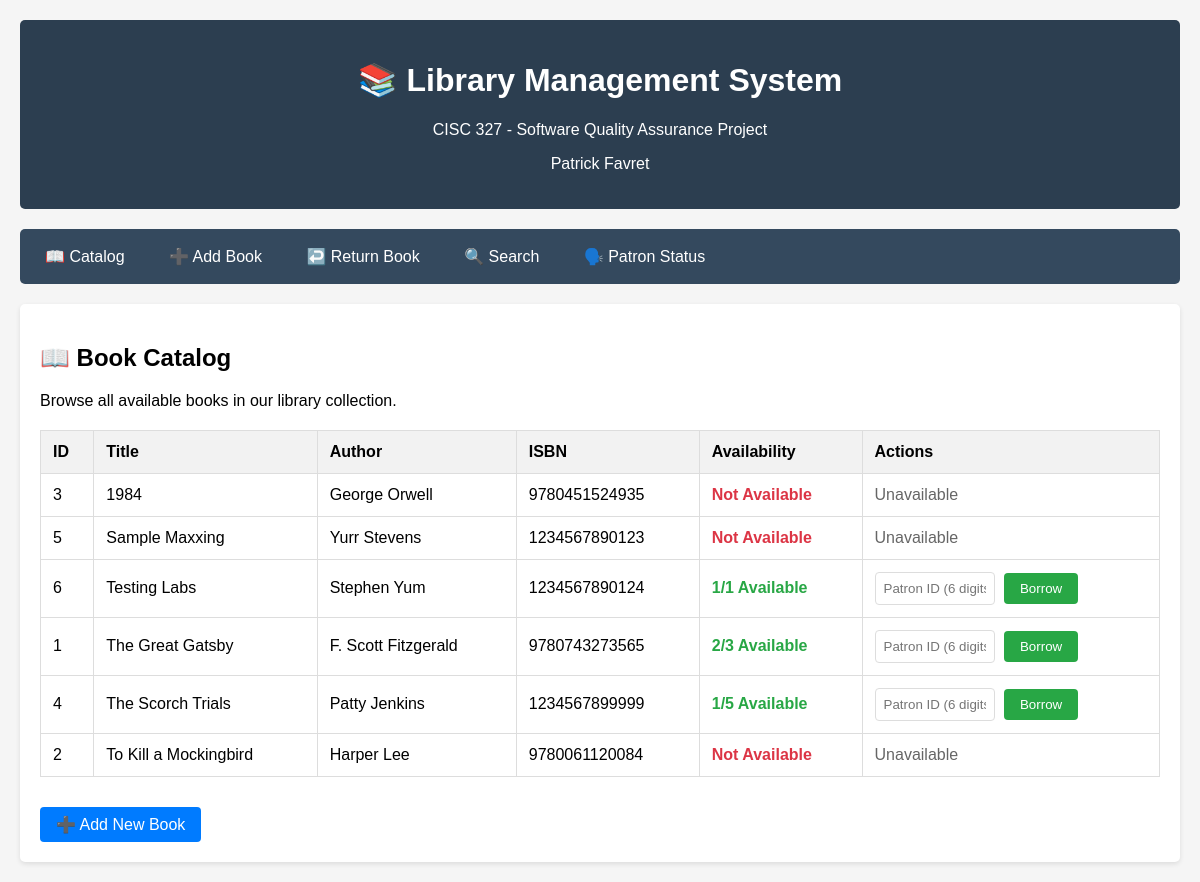
The page /catalog on the database as committed earlier.
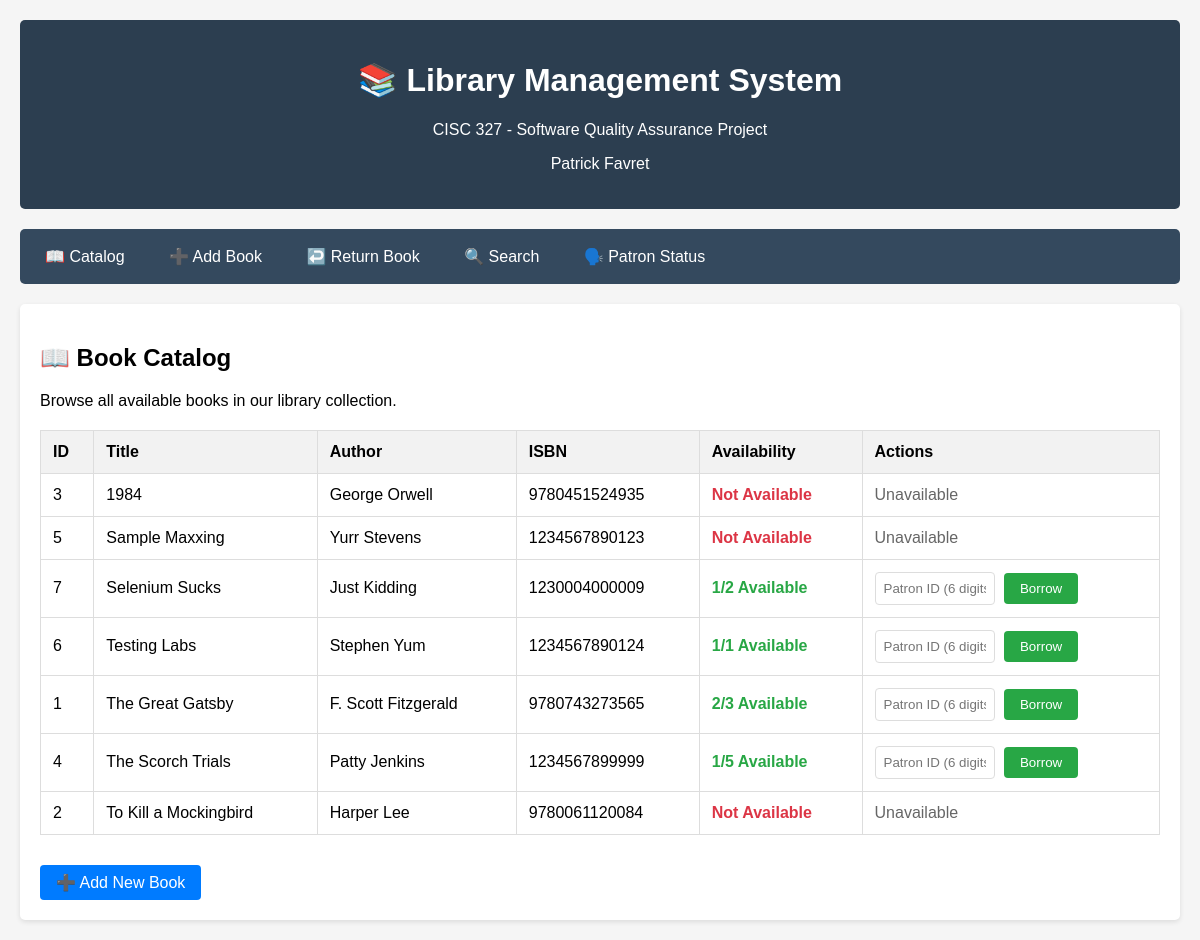
The same page on the database as committed later.
### tables this page shows
CREATE TABLE books (
            id INTEGER PRIMARY KEY AUTOINCREMENT,
            title TEXT NOT NULL,
            author TEXT NOT NULL,
            isbn TEXT UNIQUE NOT NULL,
            total_copies INTEGER NOT NULL,
            available_copies INTEGER NOT NULL
        );

### routes/catalog_routes.py (the view)
@catalog_bp.route('/catalog')
def catalog():
    books = get_all_books()
    return render_template('catalog.html', books=books)

### database.py (called while the page is built)
def get_db_connection():
    conn = sqlite3.connect(DATABASE)
    conn.row_factory = sqlite3.Row  # This enables column access by name
    return conn

def get_all_books() -> List[Dict]:
    conn = get_db_connection()
    books = conn.execute('SELECT * FROM books ORDER BY title').fetchall()
    conn.close()
    return [dict(book) for book in books]

### templates/catalog.html (shortened to what this page needs)
{% extends "base.html" %}
{% block content %}
<h2>📖 Book Catalog</h2>
<p>Browse all available books in our library collection.</p>
{% if books %}
<table>
    <thead>
        <tr>
            <th>ID</th>
            <th>Title</th>
            <th>Author</th>
            <th>ISBN</th>
            <th>Availability</th>
            <th>Actions</th>
        </tr>
    </thead>
    <tbody>
        {% for book in books %}
        <tr>
            <td>{{ book.id }}</td>
            <td>{{ book.title }}</td>
            <td>{{ book.author }}</td>
            <td>{{ book.isbn }}</td>
            <td>
                {% if book.available_copies > 0 %}
                    <span class="status-available">{{ book.available_copies }}/{{ book.total_copies }} Available</span>
                {% else %}
                    <span class="status-unavailable">Not Available</span>
                {% endif %}
            </td>
            <td>
                {% if book.available_copies > 0 %}
                    <form method="POST" action="{{ url_for('borrowing.borrow_book') }}" style="display: inline;">
                        <input type="text" name="patron_id" placeholder="Patron ID (6 digits)"
                               pattern="[0-9]{6}" maxlength="6" required style="width: 120px; margin-right: 5px;">
                        <button type="submit" class="btn btn-success">Borrow</button>
                    </form>
                {% else %}
                    <span style="color: #666;">Unavailable</span>
                {% endif %}
            </td>
        </tr>
        {% endfor %}
    </tbody>
</table>
{% else %}
<div style="text-align: center; padding: 40px; color: #666;">
    <h3>No books in catalog</h3>
    <p>The library catalog is empty. <a href="{{ url_for('catalog.add_book') }}">Add the first book</a> to get started.</p>
</div>
{% endif %}
<div style="margin-top: 30px;">
    <a href="{{ url_for('catalog.add_book') }}" class="btn">➕ Add New Book</a>
</div>
{% endblock %}

### templates/base.html (shortened to what this page needs)
<!DOCTYPE html>
<html lang="en">
  <head>
  </head>
  <body>
    <div class="header">
      <h1>📚 Library Management System</h1>
      <p>CISC 327 - Software Quality Assurance Project</p>
      <p>Patrick Favret</p>
    </div>
    <div class="nav">
      <a href="{{ url_for('catalog.catalog') }}">📖 Catalog</a>
      <a href="{{ url_for('catalog.add_book') }}">➕ Add Book</a>
      <a href="{{ url_for('borrowing.return_book') }}">↩️ Return Book</a>
      <a href="{{ url_for('search.search_books') }}">🔍 Search</a>
      <a href="{{ url_for('catalog.patron_status') }}">🗣️ Patron Status</a>
    </div>
    <div class="content">
      {% block content %}{% endblock %}
    </div>
  </body>
</html>

### templates/base.html (style rules this page uses)
body { font-family: Arial, sans-serif; max-width: 1200px; margin: 0 auto; padding: 20px; background-color: #f5f5f5; }
.header { background-color: #2c3e50; color: white; padding: 20px; text-align: center; margin-bottom: 20px; border-radius: 5px; }
.nav { background-color: #34495e; padding: 10px; margin-bottom: 20px; border-radius: 5px; }
.nav a { color: white; text-decoration: none; padding: 8px 15px; margin-right: 10px; border-radius: 3px; display: inline-block; }
.content { background-color: white; padding: 20px; border-radius: 5px; box-shadow: 0 2px 5px rgba(0, 0, 0, 0.1); }
table { width: 100%; border-collapse: collapse; margin-top: 20px; }
th, td { border: 1px solid #ddd; padding: 12px; text-align: left; }
th { background-color: #f2f2f2; font-weight: bold; }
.btn { background-color: #007bff; color: white; padding: 8px 16px; border: none; border-radius: 4px; cursor: pointer; text-decoration: none; display: inline-block; }
.btn-success { background-color: #28a745; }
input[type="text"], input[type="number"], select { width: 100%; padding: 8px; border: 1px solid #ddd; border-radius: 4px; box-sizing: border-box; }
.status-available { color: #28a745; font-weight: bold; }
.status-unavailable { color: #dc3545; font-weight: bold; }

Rows that differ between the two databases and show on the page:
added books: id "7", title "Selenium Sucks", author "Just Kidding", isbn "1230004000009", available_copies "1", total_copies "2"
